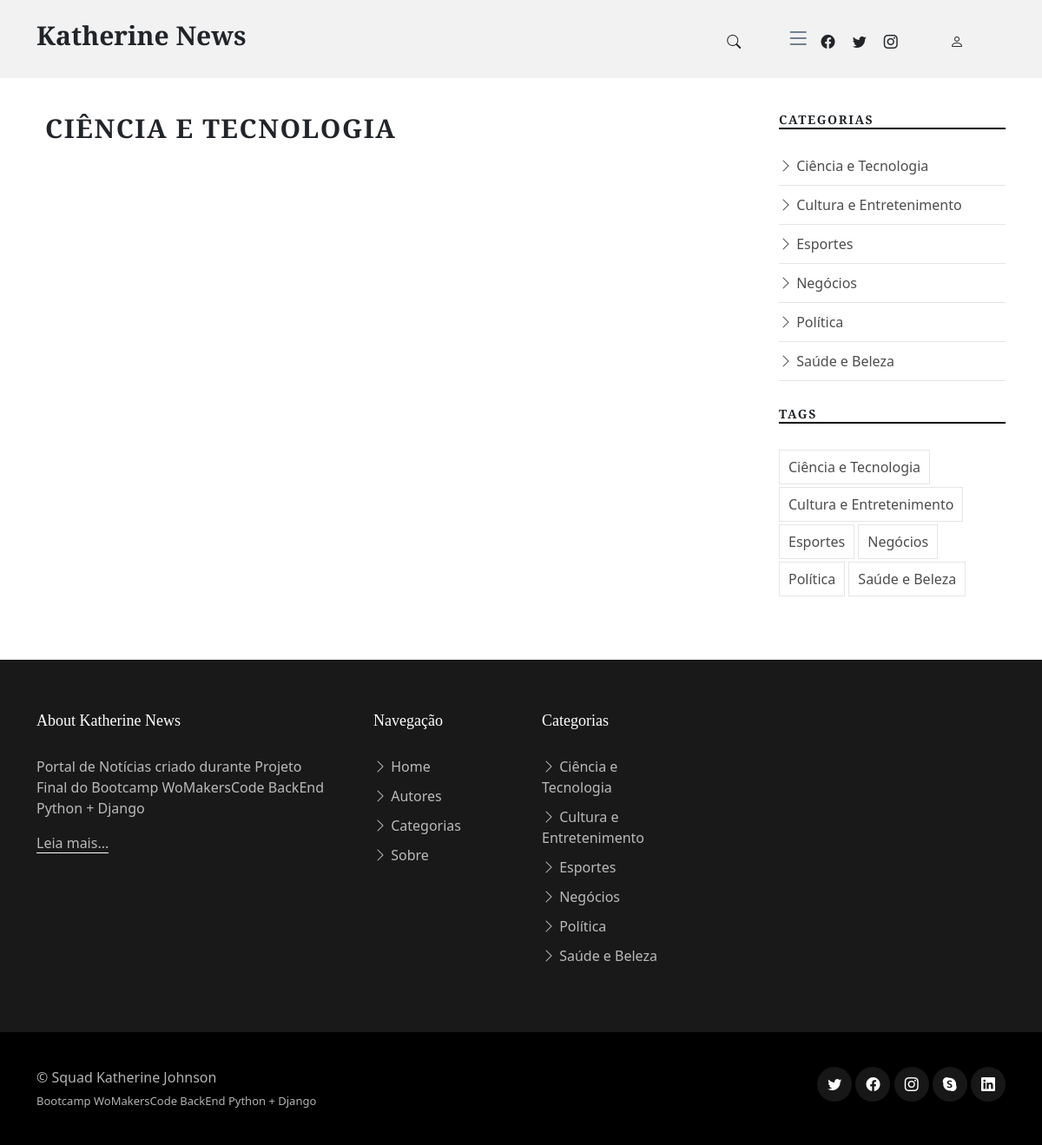
The app's page /category/7, older data.
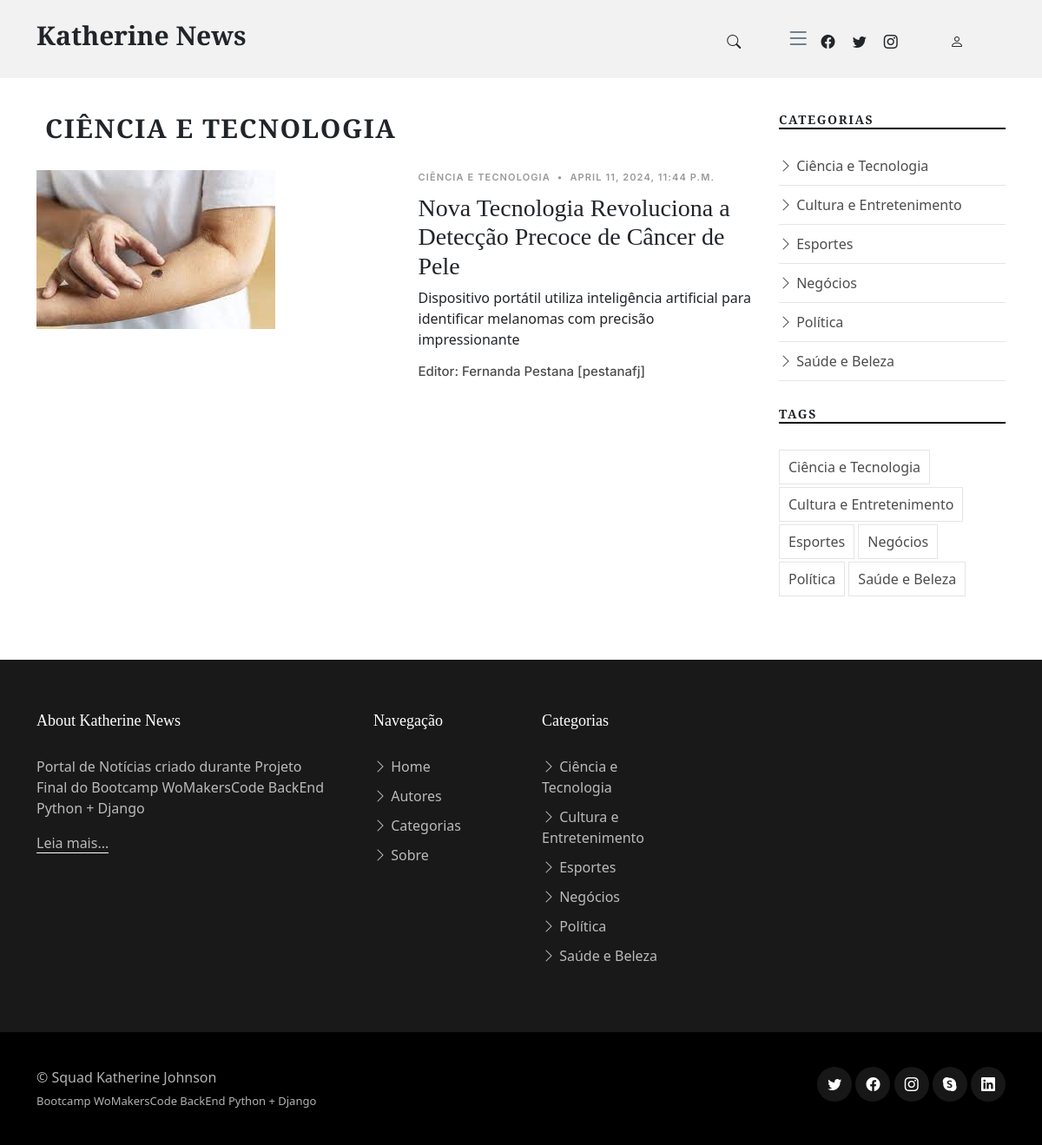
The same page, newer data.
### app_categories/models.py (models this page shows)
class Category(models.Model):
    name = models.CharField(max_length=25)
    image = models.ImageField(upload_to="images/", null=True, blank=True)
    def __str__(self) -> str:
        return f"{self.name}"

### app_news/models.py (models this page shows)
class News(models.Model):
    title = models.CharField(max_length=100)
    subtitle = models.CharField(max_length=255, null=True, blank=True)
    content = models.TextField(max_length=5000)
    author = models.ForeignKey(Author, on_delete=models.CASCADE)
    editor = models.ForeignKey(Editor, on_delete=models.SET_NULL, null=True)
    category = models.ForeignKey(Category, on_delete=models.SET_DEFAULT, default=14)
    publish_date = models.DateTimeField(auto_now_add=True)
    modified_date = models.DateTimeField(auto_now=True)
    image = models.ImageField(upload_to="images/", null=True, blank=True)

### app_users/models.py (models this page shows)
class Editor(models.Model):
    username = models.CharField(max_length=30, unique=True)
    email = models.EmailField(max_length=255, unique=True)
    password = models.CharField(max_length=100, verbose_name="Senha")
    name = models.CharField(max_length=255, null=True, blank=True, verbose_name="Nome")
    birth_date = models.DateTimeField(null=True, blank=True, verbose_name="Data de Nascimento")
    city = models.CharField(max_length=50, null=True, blank=True, verbose_name="Cidade")
    state = models.CharField(choices=STATE_CHOICES, max_length=2, null=True, blank=True, verbose_name="Estado")
    register_date = models.DateTimeField(auto_now_add=True, verbose_name="Data de Registro")
    image = models.ImageField(upload_to="images/", null=True, blank=True, verbose_name="Imagem de Perfil")
    def __str__(self) -> str:
        return f"{self.name} [{self.username}]"

### app_categories/views.py (the view)
# urls.py: path("category/<category_id>", views.category, name='category'),
def category(request, category_id):
    category = Category.objects.get(id=category_id)
    news_list = News.objects.filter(category_id=category_id)
    return render(request, "category.html", {'category': category, 'category_news': news_list})

### app_categories/templates/category.html (shortened to what this page needs)
{% extends "index.html" %}
{% load bootstrap5 %}
{% block main-content %}
<section>
    <div class="container">
        <div class="row">
            <div class="col-md-9" data-aos="fade-up">
                <div class="d-flex align-items-center author">
                        <h3 class="category-title" style="font-size: 30px;">{{category.name}}
                        </h3>
                    </div>
                    {% for news in category_news %}
                    <div class="d-md-flex post-entry-2 half">
                        <a href="/news/{{news.id}}" class="me-4 thumbnail">
                            <img src="/media/{{news.image}}" alt="" class="img-fluid">
                        </a>
                        <div>
                            <div class="post-meta">
                            <span class="date">{{news.category}}</span> <span class="mx-1">&bullet;</span> <span>{{news.publish_date}}</span></div>
                            <h3><a href="/news/{{news.id}}">{{news.title}}</a></h3>
                            <p>{{news.subtitle}}</p>
                            <div class="d-flex align-items-center author">
                                <div class="name">
                                    <h3 class="m-0 p-0">Editor: {{news.editor}}</h3>
                                </div>
                            </div>
                        </div>
                    </div>
                    {% endfor %}
                </div>
            {% include "side-menu.html" %}
        </div>
    </div>
</section>
{% endblock %}

### templates/index.html (shortened to what this page needs)
<!DOCTYPE html>
<html lang="en">
  <head>
    {% load static %}
    {% load bootstrap5 %}
    <link rel="stylesheet" href="{% static 'vendor/bootstrap/css/bootstrap.min.css' %}" />
    <link rel="stylesheet" href="{% static 'vendor/bootstrap-icons/bootstrap-icons.css' %}" />
    <link rel="stylesheet" href="{% static 'vendor/swiper/swiper-bundle.min.css' %}" />
    <link rel="stylesheet" href="{% static 'vendor/glightbox/css/glightbox.min.css' %}" />
    <link rel="stylesheet" href="{% static 'vendor/aos/aos.css' %}" />
    <link href="{% static 'css/variables.css' %}" rel="stylesheet" />
    <link href="{% static 'css/main.css' %}" rel="stylesheet" />
  </head>
  <body>
    {% include "header.html" %}
    <main id="main">
      {% block main-content %}{% endblock %}
    </main>
    {% include "footer.html" %}
  </body>
</html>

### templates/header.html (shortened to what this page needs)
<header id="header" class="header d-flex align-items-center fixed-top">
    <div class="container-fluid container-xl d-flex align-items-center justify-content-between">
      <a href="/" class="logo d-flex align-items-center">
        <h1>Katherine News</h1>
      </a>
      <div class="position-relative">
        <a href="#" class="mx-5 js-search-open"><span class="bi-search"></span></a>
        <i class="bi bi-list mobile-nav-toggle"></i>
        <a href="#" class="mx-2"><span class="bi-facebook"></span></a>
        <a href="#" class="mx-2"><span class="bi-twitter"></span></a>
        <a href="#" class="mx-2"><span class="bi-instagram"></span></a>
        <a href="/users" class="mx-5"><span class="bi-person"></span></a>
      </div>
    </div>
  </header>

### templates/side-menu.html
<div class="col-md-3">
  <div class="aside-block">
    <h3 class="aside-title">Categorias</h3>
    <ul class="aside-links list-unstyled">
        <li><a class="bi bi-chevron-right" href="/category/7"> Ciência e Tecnologia</a></li>
        <li><a class="bi bi-chevron-right" href="/category/8"> Cultura e Entretenimento</a></li>
        <li><a class="bi bi-chevron-right" href="/category/9"> Esportes</a></li>
        <li><a class="bi bi-chevron-right" href="/category/10"> Negócios</a></li>
        <li><a class="bi bi-chevron-right" href="/category/11"> Política</a></li>
        <li><a class="bi bi-chevron-right" href="/category/12"> Saúde e Beleza</a></li>
    </ul>
  </div>
  <div class="aside-block">
    <h3 class="aside-title">Tags</h3>
    <ul class="aside-tags list-unstyled">
      <li><a href="/category/7">Ciência e Tecnologia</a></li>
      <li><a href="/category/8">Cultura e Entretenimento</a></li>
      <li><a href="/category/9">Esportes</a></li>
      <li><a href="/category/10">Negócios</a></li>
      <li><a href="/category/11">Política</a></li>
      <li><a href="/category/12">Saúde e Beleza</a></li>
    </ul>
  </div>
</div>

### templates/footer.html
<footer id="footer" class="footer">
    <div class="footer-content">
      <div class="container">
        <div class="row g-5">
          <div class="col-lg-4">
            <h3 class="footer-heading">About Katherine News</h3>
            <p>Portal de Notícias criado durante Projeto Final do Bootcamp WoMakersCode BackEnd Python + Django</p>
            <p><a href="/about" class="footer-link-more">Leia mais...</a></p>
          </div>
          <div class="col-6 col-lg-2">
            <h3 class="footer-heading">Navegação</h3>
            <ul class="footer-links list-unstyled">
              <li ><a class="bi bi-chevron-right" href="/"> Home</a></li>
              <li><a class="bi bi-chevron-right" href="/authors"> Autores</a></li>
              <li><a class="bi bi-chevron-right" href="/categories"> Categorias</a></li>
              <li><a class="bi bi-chevron-right" href="/about"> Sobre</a></li>
            </ul>
          </div>
          <div class="col-6 col-lg-2">
            <h3 class="footer-heading">Categorias</h3>
            <ul class="footer-links list-unstyled">
              <li><a class="bi bi-chevron-right" href="/category/7"> Ciência e Tecnologia</a></li>
              <li><a class="bi bi-chevron-right" href="/category/8"> Cultura e Entretenimento</a></li>
              <li><a class="bi bi-chevron-right" href="/category/9"> Esportes</a></li>
              <li><a class="bi bi-chevron-right" href="/category/10"> Negócios</a></li>
              <li><a class="bi bi-chevron-right" href="/category/11"> Política</a></li>
              <li><a class="bi bi-chevron-right" href="/category/12"> Saúde e Beleza</a></li>
            </ul>
          </div>
        </div>
      </div>
    </div>
    <div class="footer-legal">
      <div class="container">
        <div class="row justify-content-between">
          <div class="col-md-6 text-center text-md-start mb-3 mb-md-0">
            <div class="copyright">
              © Squad Katherine Johnson
            </div>
            <div class="credits">
              Bootcamp WoMakersCode BackEnd Python + Django
            </div>
          </div>
          <div class="col-md-6">
            <div class="social-links mb-3 mb-lg-0 text-center text-md-end">
              <a href="#" class="twitter"><i class="bi bi-twitter"></i></a>
              <a href="#" class="facebook"><i class="bi bi-facebook"></i></a>
              <a href="#" class="instagram"><i class="bi bi-instagram"></i></a>
              <a href="#" class="google-plus"><i class="bi bi-skype"></i></a>
              <a href="#" class="linkedin"><i class="bi bi-linkedin"></i></a>
            </div>
          </div>
        </div>
      </div>
    </div>
  </footer>

### templates/static/css/variables.css (style rules this page uses)
:root { --font-default: 'EB Garamond', system-ui, -apple-system, "Segoe UI", Roboto, "Helvetica Neue", Arial, "Noto Sans", "Liberation Sans", sans-serif, "Apple Color Emoji", "Segoe UI Emoji", "Segoe UI Symbol", "Noto Color Emoji"; --font-primary: 'EB Garamond', serif; --font-secondary: 'Inter', sans-serif; --color-default: #212529; --color-default-rgb: 33, 37, 41; --color-links: #212529; --color-links-hover: #15171a; --color-primary: #212529; --color-primary-light: #26282c; --color-primary-dark: #0b0c0e; --color-primary-rgb: 33, 37, 41; --color-primary-light-rgb: 38, 40, 44; --color-primary-dark-rgb: 11, 12, 14; --color-secondary: #596d80; --color-secondary-light: #8498aa; --color-secondary-dark: #404f5c; --color-secondary-rgb: 89, 109, 128; --color-secondary-light-rgb: 132, 152, 170; --color-secondary-dark-rgb: 64, 79, 92; --color-blue: #0d6efd; --color-blue-rgb: 13, 110, 253; --color-indigo: #6610f2; --color-indigo-rgb: 102, 16, 242; --color-purple: #6f42c1; --color-purple-rgb: 111, 66, 193; --color-pink: #f3268c; --color-pink-rgb: 243, 38, 140; --color-red: #df1529; --color-red-rgb: 223, 21, 4; --color-orange: #fd7e14; --color-orange-rgb: 253, 126, 20; --color-yellow: #ffc107; --color-yellow-rgb: 255, 193, 7; --color-green: #059652; --color-green-rgb: 5, 150, 82; --color-teal: #20c997; --color-teal-rgb: 32, 201, 151; --color-cyan: #0dcaf0; --color-cyan-rgb: 13, 202, 240; --color-white: #ffffff; --color-white-rgb: 255, 255, 255; --color-gray: #6c757d; --color-gray-rgb: 108, 117, 125; --color-black: #000000; --color-black-rgb: 0, 0, 0; }
:root { --bs-blue: var(--color-blue); --bs-indigo: var(--color-indigo); --bs-purple: var(--color-purple); --bs-pink: var(--color-pink); --bs-red: var(--color-red); --bs-orange: var(--color-orange); --bs-yellow: var(--color-yellow); --bs-green: var(--color-green); --bs-teal: var(--color-teal); --bs-cyan: var(--color-cyan); --bs-white: var(--color-white); --bs-gray: var(--color-gray); --bs-gray-dark: #343a40; --bs-gray-100: #f8f9fa; --bs-gray-200: #e9ecef; --bs-gray-300: #dee2e6; --bs-gray-400: #ced4da; --bs-gray-500: #adb5bd; --bs-gray-600: #6c757d; --bs-gray-700: #495057; --bs-gray-800: #343a40; --bs-gray-900: #212529; --bs-primary: var(--color-blue); --bs-secondary: var(--color-blue); --bs-success: #198754; --bs-info: #0dcaf0; --bs-warning: #ffc107; --bs-danger: #dc3545; --bs-light: #f8f9fa; --bs-dark: #212529; --bs-primary-rgb: var(--color-primary-rgb); --bs-secondary-rgb: var(--color-secondary-rgb); --bs-success-rgb: 25, 135, 84; --bs-info-rgb: 13, 202, 240; --bs-warning-rgb: 255, 193, 7; --bs-danger-rgb: 220, 53, 69; --bs-light-rgb: 248, 249, 250; --bs-dark-rgb: 33, 37, 41; --bs-white-rgb: var(--color-white-rgb); --bs-black-rgb: var(--color-black-rgb); --bs-body-color-rgb: var(--color-default-rgb); --bs-body-bg-rgb: 255, 255, 255; --bs-font-sans-serif: var(--font-default); --bs-font-monospace: SFMono-Regular, Menlo, Monaco, Consolas, "Liberation Mono", "Courier New", monospace; --bs-gradient: linear-gradient(180deg, rgba(255, 255, 255, 0.15), rgba(255, 255, 255, 0)); --bs-body-font-family: var(--font-default); --bs-body-font-size: 1rem; --bs-body-font-weight: 400; --bs-body-line-height: 1.5; --bs-body-color: var(--color-default); --bs-body-bg: #fff; }

Row changes from the older to the newer data that the page shows:
added News: image (picture), category "CIÊNCIA E TECNOLOGIA", publish_date "APRIL 11, 2024, 11:44 P.M.", title "Nova Tecnologia Revoluciona a Detecção Precoce de Câncer de Pele", subtitle "Dispositivo portátil utiliza inteligência artificial para identificar melanomas com precisão impressionante", editor "Fernanda Pestana [pestanafj]"
